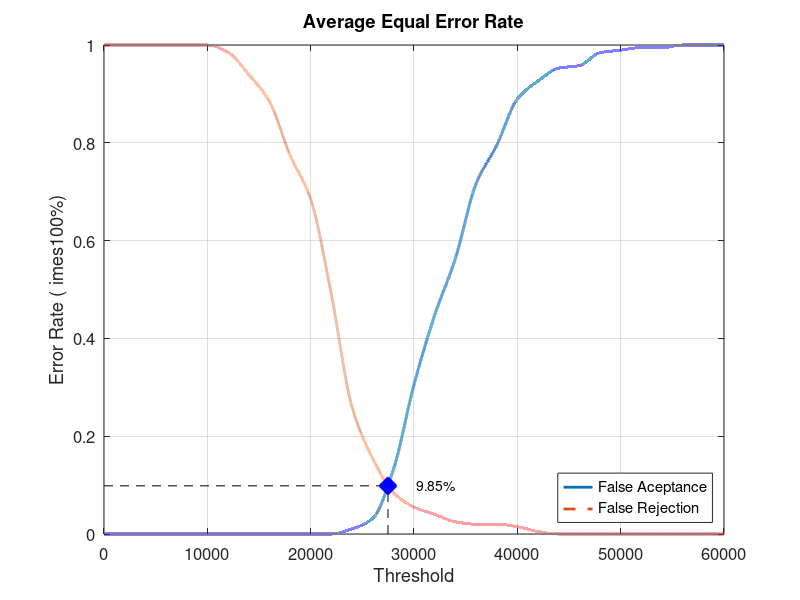
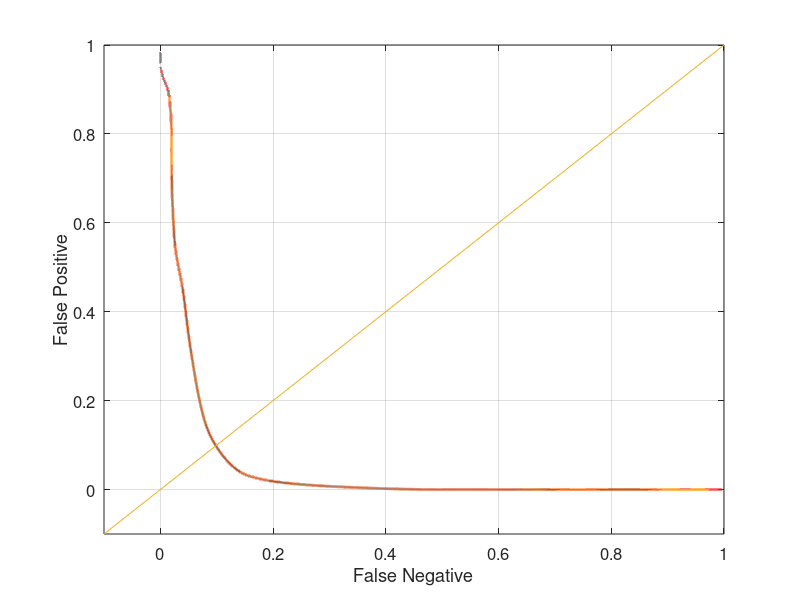

MATLAB code for these plots, in order:
close all;
clear;
clc;
x = 0:2000:60000;
xq = 0:0.5:60000;

y0 = [0 0 0 0 0 0 0 0 0 0 0 0 0.0105263 0.0315789 0.131579 0.305263 0.447368 0.563158 0.715789 0.794737 0.889474 0.926316 0.952632 0.957895 0.984211 0.989474 0.994737 0.994737 1 1 1]
yy0 = interp1(x, y0, xq, 'pchip');
y1 = [1 1 1 1 1 1 0.985 0.94 0.885 0.775 0.685 0.49 0.26 0.155 0.085 0.055 0.04 0.025 0.02 0.02 0.015 0.005 0 0 0 0 0 0 0 0 0]
yy1 = interp1(x, y1, xq, 'pchip');

% Calculating EER: 
y2 = abs(y0 - y1);
find(y2 == min(y2))
yy2 = abs(yy0 - yy1);
xEER = find(yy2 == min(yy2));
xEERIndex = xq(xEER) % X-axis EER
yEER = yy0(xEER) % Y-axis EER

main = figure
plot(xq, yy0,'-','LineWidth', 2);	hold on
plot(xq, yy1,'--','LineWidth', 2);	hold on
plot([xEERIndex xEERIndex], [0 yEER], 'k--');	hold on
plot([0 xEERIndex], [yEER yEER], 'k--');	hold on
plot(xEERIndex, yEER, 'bx', 'LineWidth', 10);	hold on
text(xEERIndex + 10 * xEERIndex / 100, yEER, [num2str(round((10000 * yEER)) / 100) '%'])
legend('False Aceptance', 'False Rejection', 'Location', 'SouthEast')
xlabel('Threshold')
ylabel('Error Rate (	imes100%)')
title('Average Equal Error Rate')
set(gca, 'FontSize', 12)
axis([0 60000 0 1])
grid on

print(main, 'Database1_1Main', '-dpng');
FNRxFPR = figure('Color', [1 1 1]);
plot(yy1, yy0, '-', yy1, yy0, 'LineWidth', 2);
hold on
y = -0.1:0.1:1
plot(y, y); 
set(gca, 'FontSize', 12)
xlabel('False Negative')
ylabel('False Positive')
axis([-0.1 1 -0.1 1])
set(gca, 'FontSize', 12)
grid on

print(FNRxFPR, 'Database1_1FNRxFPR','-dpng');
